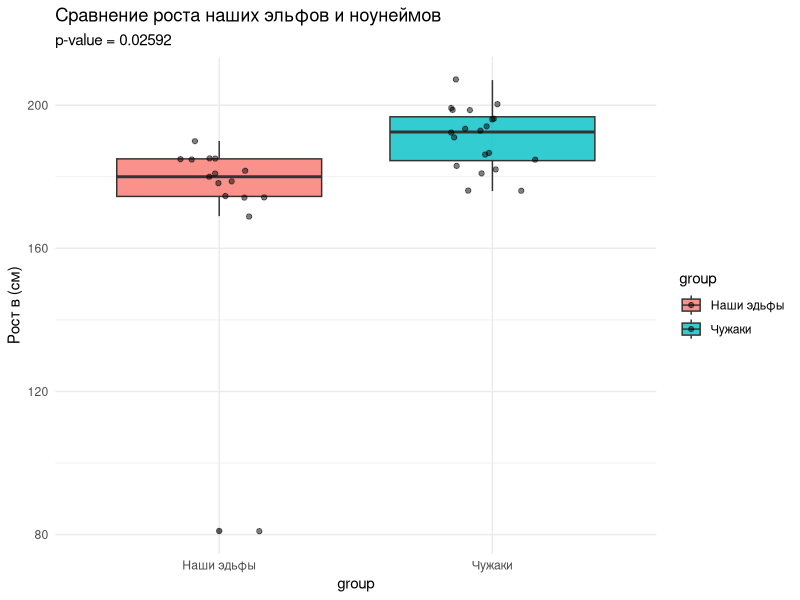

This figure's R source:
# Домашнее задание №5
# Домашнее задание по теме двухвыборочный t-критерий
# Вариант 2.

# Представьте себе, что вы идете по лесам Средиземья с отрядом эльфов. Все участники похода были независимо и случайно отобраны из числа этого народа. И вдруг, вдалеке, вы заметили отряд неких существ. Вам необходимо принять решение о том, свои это или чужие. Вы (с помощью магии, наверное) смогли как-то измерить рост фигур из этого отряда. Сделайте обоснованный вывод на основе данных, которые у вас имеются. Результаты необходимо описать в виде текста (комментарии в скрипте с решением, в котором надо сформулировать нулевую и альтернативную гипотезы и сделать выбор между ними) и визуализировать в виде столбчатой диаграммы (необходимо написать код, который ее построит).


# Рост эльфов из вашего отряда (см): 181, 174, 180, 185, 185, 182, 174, 179, 169, 185, 181, 185, 190, 178, 175

# Рост фигур (см): 194, 182, 196, 187, 192, 176, 191, 200, 186, 199, 207, 185, 181, 196, 193, 199, 199, 183, 176, 193

# Нулевой гипотезой будет отсутствие различий в росте (все одинакового роста). Альтернативная гипотеза - разный рост этих фигур (что правда), тогда нулевую гипотезу нельзя принимать (это будет ошибка), её нужно отвергнуть.

library(car)
library(ggplot2)

our_el <- c(81, 174, 180, 185, 185, 182, 174, 179, 169, 185, 181, 185, 190, 178, 175)
out_side <- c(194, 182, 196, 187, 192, 176, 191, 200, 186, 199, 207, 185, 181, 196, 193, 199, 199, 183, 176, 193)


df <- data.frame(
  height = c(our_el, out_side),
  group = factor(rep(c("Наши эдьфы", "Чужаки"), times = c(length(our_el), length(out_side))))
)

# t-тест Уэлча — если считать, что дисперсии могут быть разными

t_welch <- t.test(height ~ group, data = df, var.equal = FALSE)

# t = -2.4515, df = 16.217, p-value = 0.02592 (меньше 0.05, т.е. вероятность справедливости нулевой гипотезы о том,что рост у всех одинаков, очень мала, следовательно, рост различается, и верна альтернативная гипотеза)

ggplot(df, aes(x = group, y = height, fill = group)) +
  geom_boxplot(alpha = 0.8) +
  geom_jitter(width = 0.2, alpha = 0.5) +
  labs(title = "Сравнение роста наших эльфов и ноунеймов",
       subtitle = paste("p-value =", format(t_welch$p.value, digits = 4)),
       y = "Рост в (см)") +
  theme_minimal() 
